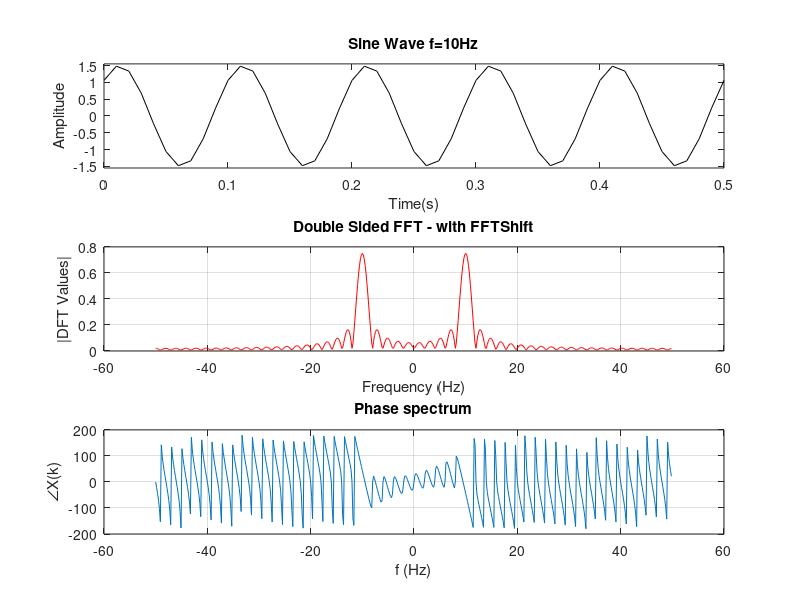

Write the MATLAB code that produced this figure.
clear all; close all; clc

f = 10; % частота гарм. сигнала
Fs = 100; % частота дискретизации
Ph = pi/4; % фазовый сдвиг (рад)
nCyl = 5; % чтобы сгенерировать 5 периодов
A = 1.5; % амплитуда
 
t = 0:1/Fs:nCyl*1/f; % дискр. отсчеты времени

x = A*sin(2*pi*f*t + Ph); % синтез сигнала

NFFT = 550;	% % число линий Фурье спектра
X = fftshift(fft(x,NFFT)); % получаем спектр
fVals = Fs*(-NFFT/2:NFFT/2-1)/NFFT;	% вектор частот	 

p = figure('position', [0, 0, 570, 500]);
fig1 = subplot(3,1,1);
plot(t, x, 'k');
title(['Sine Wave f=', num2str(f), 'Hz']);
xlabel('Time(s)');
ylabel('Amplitude');

fig2 = subplot(3,1,2);
plot(fVals, abs(X)/length(x), 'r');	 	 
title('Double Sided FFT - with FFTShift');	 	 
xlabel('Frequency (Hz)')	 	 
ylabel('|DFT Values|');
grid on;

fig3 = subplot(3,1,3);
plot(fVals, atan2(imag(X),real(X))*180/pi);
title('Phase spectrum');
xlabel('f (Hz)');
ylabel('∠X(k)');
grid on;

ylim(fig1, [-1.55 1.55]);
